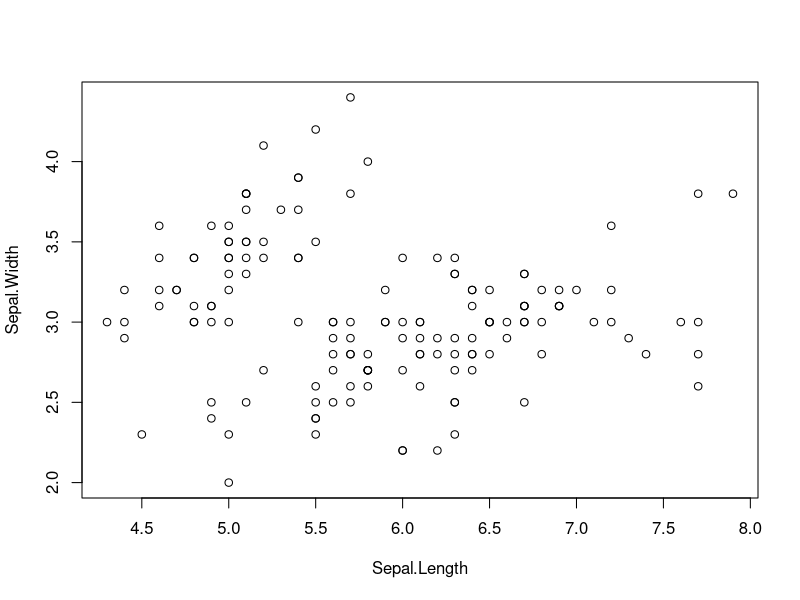
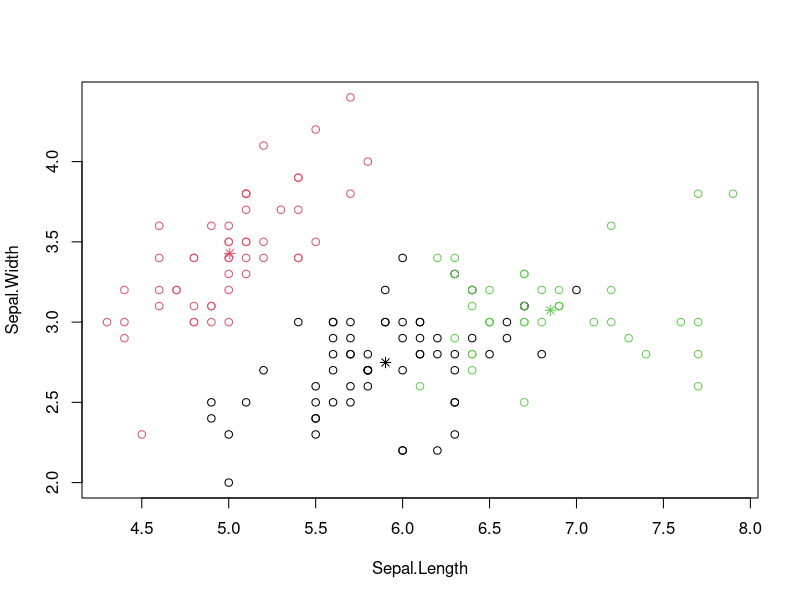
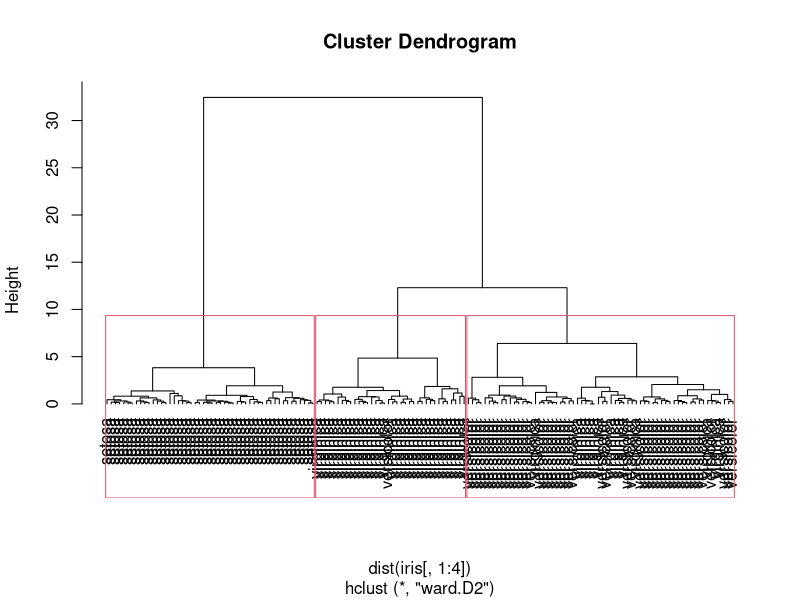
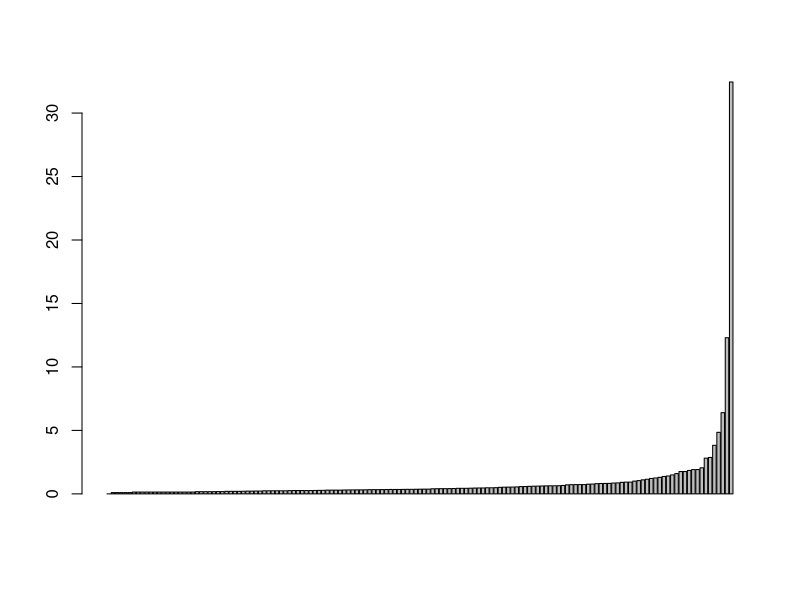

The R source for these figures, in order:
iris
attach(iris)
head(iris)
str(iris)
kmeans.result=kmeans(iris[,1:4],3)
names(kmeans.result)

plot(Sepal.Length,Sepal.Width)
plot(Sepal.Length,Sepal.Width,col=kmeans.result$cluster)
points(kmeans.result$centers,pch=8,col=1:3)

table(iris$Species,kmeans.result$cluster)
summary(iris)


#CAH
hc<- hclust(dist(iris[,1:4]),method = "ward.D2")
plot(hc,hang=-1,labels = iris$Species)
rect.hclust(hc,k=3)
groups<- cutree(hc,k=3)
groups
table(iris$Species,groups)
barplot(hc$height)
